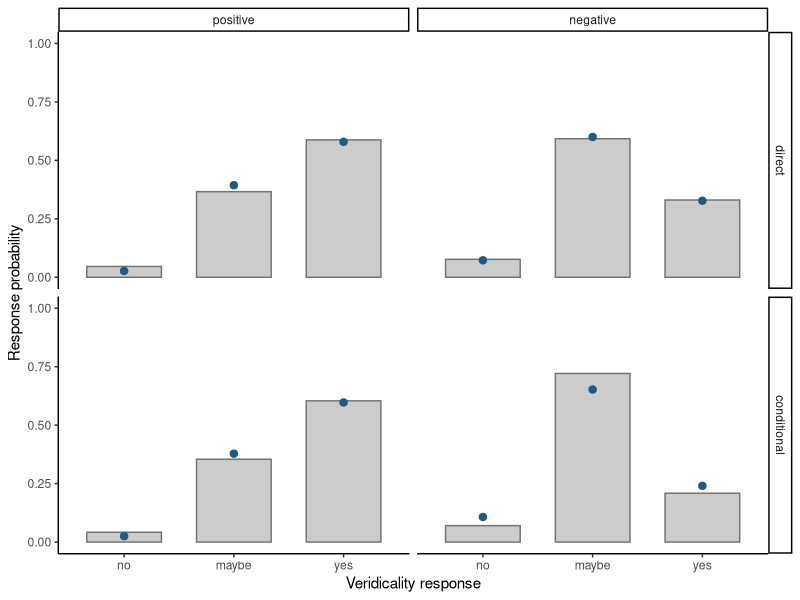
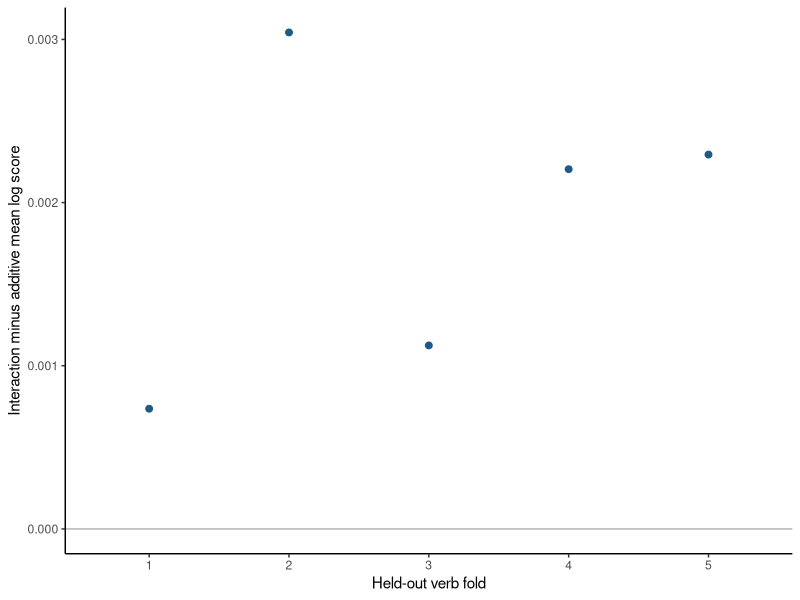

Recreate these plots in R, in order.
## ---- chunk 1
#| label: megaveridicality-fold-setup
library(ordinal)
library(ggplot2)

judgments <- read.csv(
  "data/megaveridicality/megaveridicality-v1-active-native.csv"
)
verb_folds <- read.csv("data/megaveridicality/verb-folds.csv")
judgments <- merge(
  judgments,
  verb_folds,
  by = "verb",
  all.x = TRUE,
  sort = FALSE
)

stopifnot(!anyNA(judgments$fold))

judgments$outcome <- ordered(
  judgments$response,
  levels = c("no", "maybe", "yes")
)
judgments$polarity <- factor(
  judgments$polarity,
  levels = c("positive", "negative")
)
judgments$task <- factor(
  judgments$task,
  levels = c("direct", "conditional")
)

fold_summary <- aggregate(
  verb ~ fold,
  data = unique(judgments[c("verb", "fold")]),
  FUN = length
)
names(fold_summary)[names(fold_summary) == "verb"] <- "held_out_verbs"
fold_summary
## ---- chunk 2
#| label: megaveridicality-population-fit
population_fit <- clm(
  outcome ~ polarity * task,
  data = judgments,
  link = "logit",
  Hess = FALSE,
  control = clm.control(
    gradTol = 1e-3,
    maxIter = 100L
  )
)

raw_probabilities <- as.data.frame(table(
  judgments$polarity,
  judgments$task,
  judgments$outcome,
  dnn = c("polarity", "task", "response")
))
names(raw_probabilities)[names(raw_probabilities) == "Freq"] <- "responses"
raw_probabilities$probability <- ave(
  raw_probabilities$responses,
  raw_probabilities$polarity,
  raw_probabilities$task,
  FUN = function(x) x / sum(x)
)

prediction_cells <- expand.grid(
  polarity = factor(
    c("positive", "negative"),
    levels = levels(judgments$polarity)
  ),
  task = factor(
    c("direct", "conditional"),
    levels = levels(judgments$task)
  )
)
probability_matrix <- predict(
  population_fit,
  newdata = prediction_cells,
  type = "prob"
)$fit

fitted_probabilities <- do.call(
  rbind,
  lapply(seq_len(nrow(prediction_cells)), function(row) {
    data.frame(
      polarity = prediction_cells$polarity[[row]],
      task = prediction_cells$task[[row]],
      response = factor(
        colnames(probability_matrix),
        levels = levels(judgments$outcome),
        ordered = TRUE
      ),
      probability = probability_matrix[row, ]
    )
  })
)

ggplot(raw_probabilities, aes(x = response)) +
  geom_col(
    aes(y = probability),
    width = 0.68,
    fill = "grey80",
    color = "grey45"
  ) +
  geom_point(
    data = fitted_probabilities,
    aes(y = probability),
    color = "#1F5A85",
    size = 2.2
  ) +
  facet_grid(task ~ polarity) +
  scale_y_continuous(limits = c(0, 1)) +
  labs(x = "Veridicality response", y = "Response probability") +
  theme_classic()
## ---- chunk 3
#| label: megaveridicality-heldout
mean_log_score <- function(fit, data) {
  probability <- predict(
    fit,
    newdata = data,
    type = "prob"
  )$fit
  probability <- pmax(probability, 1e-12)
  if (is.null(dim(probability))) {
    return(mean(log(probability)))
  }
  observed_column <- match(
    as.character(data$outcome),
    colnames(probability)
  )
  observed_probability <- probability[cbind(
    seq_len(nrow(data)),
    observed_column
  )]
  mean(log(observed_probability))
}

fold_results <- lapply(sort(unique(judgments$fold)), function(fold) {
  training <- judgments[judgments$fold != fold, ]
  assessment <- judgments[judgments$fold == fold, ]

  baseline_fit <- clm(
    outcome ~ 1,
    data = training,
    link = "logit",
    Hess = FALSE
  )

  additive_fit <- clm(
    outcome ~ polarity + task,
    data = training,
    link = "logit",
    Hess = FALSE
  )
  interaction_fit <- clm(
    outcome ~ polarity * task,
    data = training,
    link = "logit",
    Hess = FALSE
  )

  data.frame(
    fold = fold,
    held_out_verbs = length(unique(assessment$verb)),
    held_out_rows = nrow(assessment),
    baseline_mean_log_score = mean_log_score(
      baseline_fit,
      assessment
    ),
    additive_mean_log_score = mean_log_score(
      additive_fit,
      assessment
    ),
    interaction_mean_log_score = mean_log_score(
      interaction_fit,
      assessment
    )
  )
})

cross_validation <- do.call(rbind, fold_results)
cross_validation$gain <- with(
  cross_validation,
  interaction_mean_log_score - additive_mean_log_score
)
cross_validation
## ---- chunk 4
#| label: megaveridicality-heldout-summary
weighted_gain <- with(
  cross_validation,
  weighted.mean(gain, held_out_rows)
)
c(
  folds_favoring_interaction = sum(cross_validation$gain > 0),
  row_weighted_mean_log_score_gain = weighted_gain,
  minimum_fold_gain = min(cross_validation$gain),
  maximum_fold_gain = max(cross_validation$gain),
  row_weighted_baseline_log_score = with(
    cross_validation,
    weighted.mean(baseline_mean_log_score, held_out_rows)
  )
)
## ---- chunk 5
#| label: plot-megaveridicality-cv
ggplot(
  cross_validation,
  aes(x = factor(fold), y = gain)
) +
  geom_hline(yintercept = 0, color = "grey70") +
  geom_point(size = 2, color = "#1F5A85") +
  labs(
    x = "Held-out verb fold",
    y = "Interaction minus additive mean log score"
  ) +
  theme_classic()
